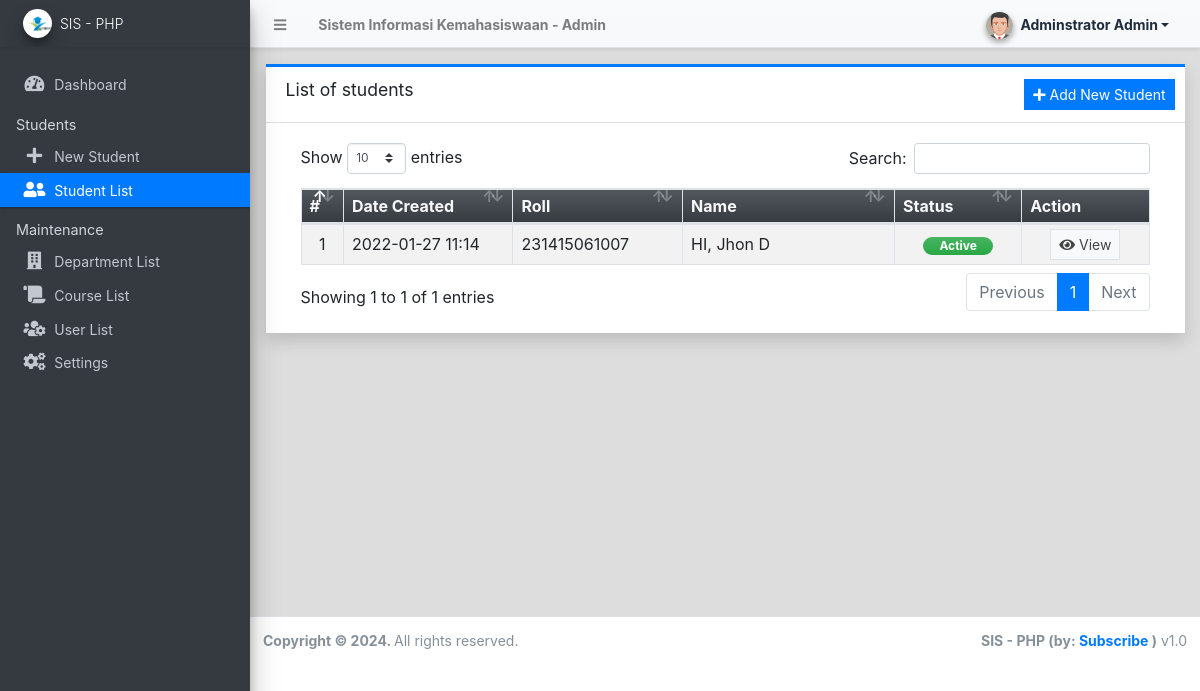
Page /admin/?page=students (signed in) on the committed database.
### tables this page shows
CREATE TABLE `student_list` (
  `id` int(30) NOT NULL,
  `roll` varchar(100) NOT NULL,
  `firstname` text NOT NULL,
  `middlename` text DEFAULT NULL,
  `lastname` text NOT NULL,
  `gender` varchar(100) NOT NULL,
  `contact` text NOT NULL,
  `present_address` text NOT NULL,
  `permanent_address` text NOT NULL,
  `dob` date NOT NULL,
  `status` tinyint(1) NOT NULL DEFAULT 1,
  `delete_flag` tinyint(1) NOT NULL DEFAULT 0,
  `date_created` datetime NOT NULL DEFAULT current_timestamp(),
  `date_updated` datetime DEFAULT NULL ON UPDATE current_timestamp()
);

### admin/students/index.php (the view, shortened to what this page needs)
<div class="card card-outline card-primary rounded-0 shadow">
	<div class="card-header">
		<h3 class="card-title">List of students</h3>
		<div class="card-tools">
			<a href="./?page=students/manage_student" class="btn btn-flat btn-sm btn-primary"><span class="fas fa-plus"></span>  Add New Student</a>
		</div>
	</div>
	<div class="card-body">
		<div class="container-fluid">
        <div class="container-fluid">
			<table class="table table-bordered table-hover table-striped">
				<colgroup>
					<col width="5%">
					<col width="20%">
					<col width="20%">
					<col width="25%">
					<col width="15%">
					<col width="15%">
				</colgroup>
				<thead>
					<tr class="bg-gradient-dark text-light">
						<th>#</th>
						<th>Date Created</th>
						<th>Roll</th>
						<th>Name</th>
						<th>Status</th>
						<th>Action</th>
					</tr>
				</thead>
				<tbody>
					<?php
						$i = 1;
						$qry = $conn->query("SELECT *,concat(lastname,', ',firstname,' ',middlename) as fullname from `student_list` order by concat(lastname,', ',firstname,' ',middlename) asc ");
						while($row = $qry->fetch_assoc()):
					?>
						<tr>
							<td class="text-center"><?php echo $i++; ?></td>
							<td class=""><?php echo date("Y-m-d H:i",strtotime($row['date_created'])) ?></td>
							<td class=""><p class="m-0 truncate-1"><?php echo $row['roll'] ?></p></td>
							<td class=""><p class="m-0 truncate-1"><?php echo $row['fullname'] ?></p></td>
							<td class="text-center">
								<?php
									switch ($row['status']){
										case 1:
											echo '<span class="rounded-pill badge badge-success bg-gradient-success px-3">Active</span>';
											break;
									}
								?>
							</td>
							<td align="center">
								 <a href="./?page=students/view_student&id=<?= $row['id'] ?>" class="btn btn-flat btn-default btn-sm border"><i class="fa fa-eye"></i> View</a>
							</td>
						</tr>
					<?php endwhile; ?>
				</tbody>
			</table>
		</div>
		</div>
	</div>
</div>

### rows in the picture
student_list: date_created "2022-01-27 11:14", roll "231415061007", fullname "HI, Jhon D", status "Active"

### other values in the picture
$_settings->info('name') "Sistem Informasi Kemahasiswaan"
$_settings->userdata('firstname').' '.$_settings->userdata('lastname') "Adminstrator Admin"
$_settings->info('short_name') "SIS - PHP"
